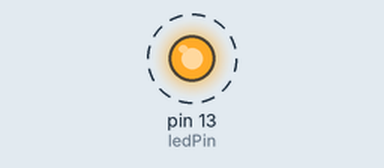
A sketch run on a simulated Arduino Uno, built with avr-gcc and run on an emulated ATmega328P. Parts: output pins drawn as LEDs (lit = HIGH). Dashed ring = blinking.

Above: at 0.12 s.
Timing chart, 0 to 3.0 s (numbered marks = the images above):
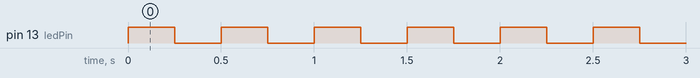

Measured:
- by itself, pin 13 (ledPin): alternates HIGH for 0.25 s and LOW for 0.25 s

The sketch:

timer_intro.ino
```cpp
/* Arduino 101: timer and interrupts
   1: Timer1 compare match interrupt example
   more infos: http://www.letmakerobots.com/node/28278
   created by RobotFreak
*/
#define ledPin 13

// min timer:  1 ms.
// max timer:  4 seconds.
void init_timer( int exp_ms )
{
  float hz;
  int   prescaler=1024;
  float cmp_flt;
  unsigned int   cmp_int;

  if ((exp_ms < 1) || (exp_ms > 4000))
  {
    // Error!
    return;
  }

  hz = 1000.0/(float)exp_ms;

  cmp_flt = 16000000/prescaler;
  cmp_flt = cmp_flt / hz;

  cmp_int = (int) cmp_flt;


  // initialize timer1
  noInterrupts();           // disable all interrupts
  TCCR1A = 0;
  TCCR1B = 0;
  TCNT1  = 0;
  OCR1A = cmp_int;            // compare match register 16MHz/1024/hz
  TCCR1B |= (1 << WGM12);   // CTC mode
  TCCR1B |= (B00000101);    // 1024 prescaler
  TIMSK1 |= (1 << OCIE1A);  // enable timer compare interrupt
  interrupts();             // enable all interrupts
}

void setup()
{
  Serial.begin(9600);

  init_timer(250);

  pinMode(ledPin, OUTPUT);

}

ISR(TIMER1_COMPA_vect)          // timer compare interrupt service routine
{
  digitalWrite(ledPin, digitalRead(ledPin) ^ 1);   // toggle LED pin
}

void loop()
{
  // your program here…
}
```
